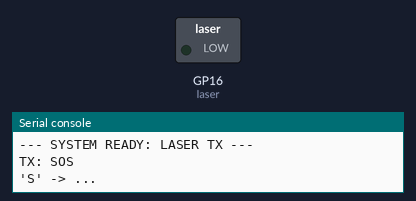
Simulated run of this program. Board: Raspberry Pi Pico running MicroPython. Shown: switched loads named in the program (green lamp = pin HIGH), the last lines printed to the serial console.

Above: at 1.4 s.
At 11.7 s:
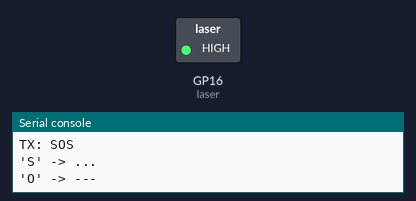
Timing chart, 0 to 12.5 s (numbered marks = the images above):
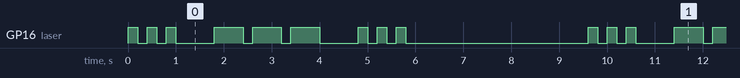

The program:

04_laser.py
```python
# -----------------------------------------------------------------------------
# Lesson 04: Laser Precision (Morse Code)
# -----------------------------------------------------------------------------
# Module: KY-008 Laser Transmitter
# Goal: Optic Communication using Morse Code.
#
# SAFETY:
# NEVER LOOK INTO THE BEAM. Class 3R Laser product.
#
# WIRING:
# - S -> GP16
# - - -> GND
# -----------------------------------------------------------------------------

import machine
import time

class HardwareConfig:
    PIN_LASER = 16
    DOT_TIME = 0.2

class MorseCode:
    TABLE = {
        'A': '.-',    'B': '-...',  'C': '-.-.',  'S': '...',
        'O': '---',   ' ': '/'
    }

def blink(pin, duration):
    pin.value(1)
    time.sleep(duration)
    pin.value(0)
    time.sleep(HardwareConfig.DOT_TIME) # Inter-symbol gap

def transmit(pin, text):
    text = text.upper()
    print(f"TX: {text}")

    for char in text:
        code = MorseCode.TABLE.get(char, '')
        if not code: continue

        print(f"'{char}' -> {code}")
        for symbol in code:
            if symbol == '.':
                blink(pin, HardwareConfig.DOT_TIME)
            elif symbol == '-':
                blink(pin, HardwareConfig.DOT_TIME * 3)
            elif symbol == '/':
                time.sleep(HardwareConfig.DOT_TIME * 4) # Word gap

        time.sleep(HardwareConfig.DOT_TIME * 3) # Letter gap

def main():
    laser = machine.Pin(HardwareConfig.PIN_LASER, machine.Pin.OUT)

    print("--- SYSTEM READY: LASER TX ---")

    while True:
        transmit(laser, "SOS")
        time.sleep(3)

if __name__ == "__main__":
    main()
```

Measured:
- by itself, GP16 (laser): repeats every 9.6 s: 2 × (LOW 0.20 s, HIGH 0.20 s), LOW 0.80 s, 2 × (HIGH 0.60 s, LOW 0.20 s), HIGH 0.60 s, LOW 0.80 s, 2 × (HIGH 0.20 s, LOW 0.20 s), HIGH 0.20 s, LOW 3.8 s, HIGH 0.20 s
- by itself, everything shown: repeats every 9.6 s, in 18 steps
